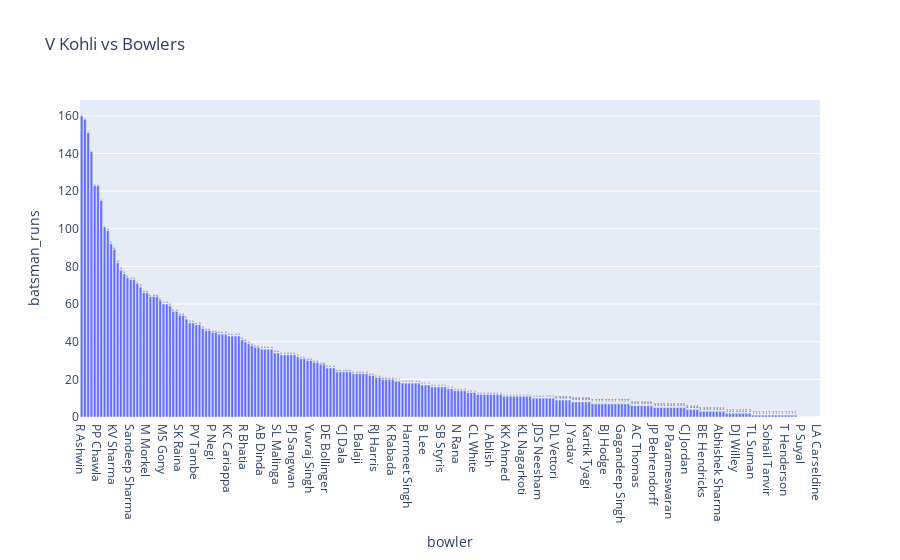

Source (notebook cell):
### Markdown cell above
## Batsman Run With bowler

### Code cell
fig = plotBatsmanRunWithbowler(working_df2,batsman[-32])
fig.show()

### Figure 1 — Plotly figure (JSON) as saved in the notebook; plotly's stock layout.template omitted (floating-point values rounded to 4 significant figures; data arrays with more than 128 entries replaced by an {"elided": "..."} marker saying what was removed)
{"data": [{"alignmentgroup": "True", "hovertemplate": "bowler=%{x}<br>batsman_runs=%{text}<extra></extra>", "legendgroup": "", "marker": {"color": "#636efa", "pattern": {"shape": ""}}, "name": "", "offsetgroup": "", "orientation": "v", "showlegend": false, "text": {"elided": "226 str values"}, "textposition": "auto", "type": "bar", "x": {"elided": "226 str values"}, "xaxis": "x", "y": {"elided": "226 int values"}, "yaxis": "y"}], "layout": {"barmode": "relative", "legend": {"tracegroupgap": 0}, "title": {"text": "V Kohli vs Bowlers"}, "xaxis": {"anchor": "y", "domain": [0, 1], "title": {"text": "bowler"}}, "yaxis": {"anchor": "x", "domain": [0, 1], "title": {"text": "batsman_runs"}}}}
